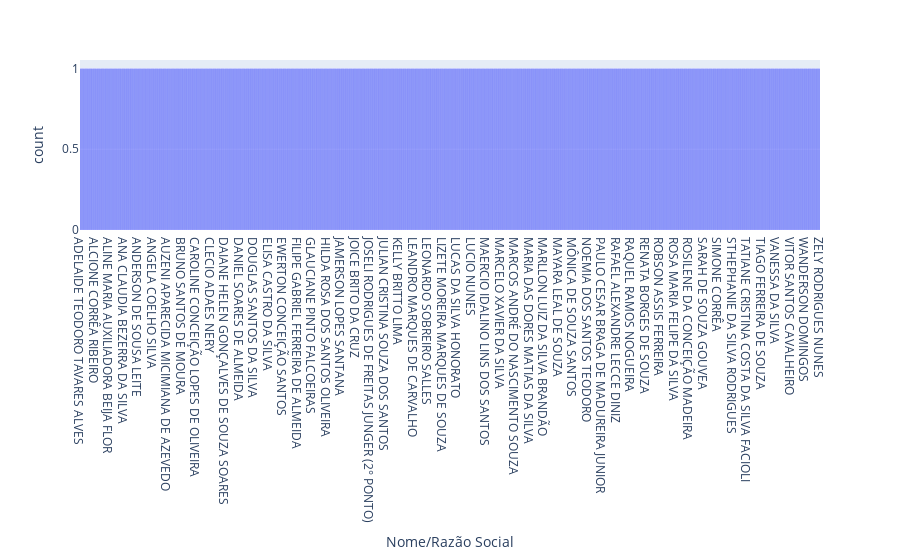
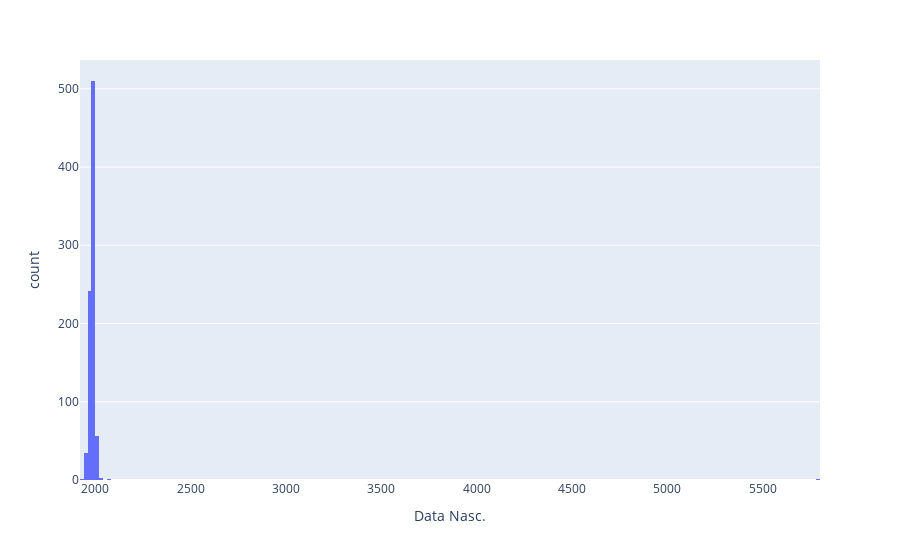
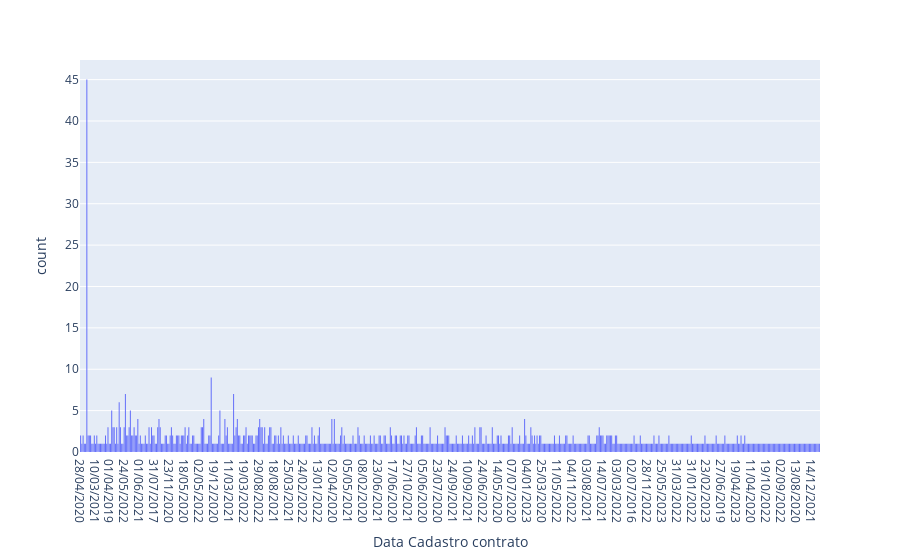
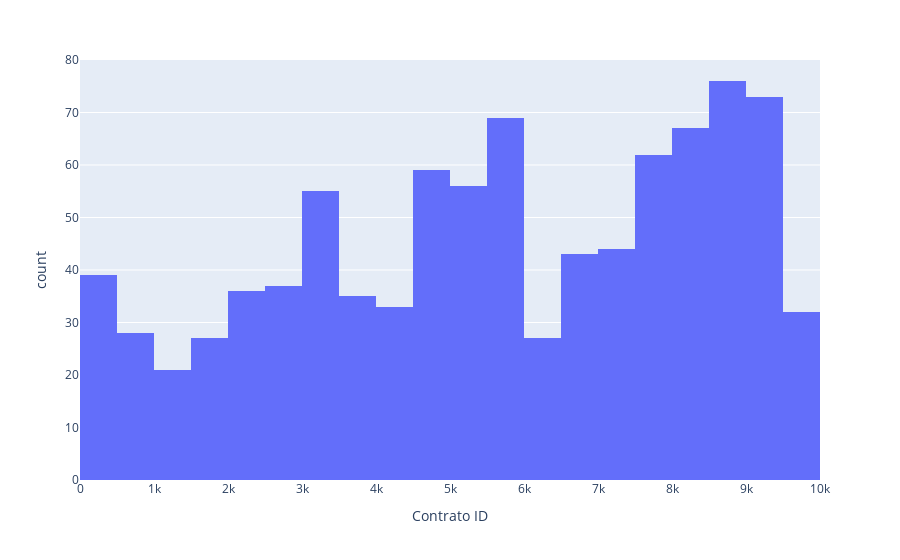

The code cell stored with these charts, in order, in its notebook:
### Markdown cell above
### Como o gráfico vai ajudar?
Nos casos onde você possui dois elementos para comparar os efeitos ficam mais perceptíveis, porém o gráfico nesse caso serve para melhorar mais ainda a visibilidade para alguma apresentação futura.

### Code cell
# Comparar as contagens com os gráficos
import plotly.express as px

# Etapa 1: Criar o gráfico
for coluna in informacoes_dos_clientes:
    grafico = px.histogram(informacoes_dos_clientes, x=coluna)
# Etapa 2: Criar o gráfico
    grafico.show()

### Figure 1 — Plotly figure (JSON) as saved in the notebook; plotly's stock layout.template omitted (floating-point values rounded to 4 significant figures; data arrays with more than 128 entries replaced by an {"elided": "..."} marker saying what was removed)
{"data": [{"alignmentgroup": "True", "bingroup": "x", "hovertemplate": "Nome/Razão Social=%{x}<br>count=%{y}<extra></extra>", "legendgroup": "", "marker": {"color": "#636efa", "pattern": {"shape": ""}}, "name": "", "offsetgroup": "", "orientation": "v", "showlegend": false, "type": "histogram", "x": {"elided": "919 str values"}, "xaxis": "x", "yaxis": "y"}], "layout": {"barmode": "relative", "legend": {"tracegroupgap": 0}, "margin": {"t": 60}, "xaxis": {"anchor": "y", "domain": [0, 1], "title": {"text": "Nome/Razão Social"}}, "yaxis": {"anchor": "x", "domain": [0, 1], "title": {"text": "count"}}}}

### Figure 2 — Plotly figure (JSON) as saved in the notebook; plotly's stock layout.template omitted (floating-point values rounded to 4 significant figures; data arrays with more than 128 entries replaced by an {"elided": "..."} marker saying what was removed)
{"data": [{"alignmentgroup": "True", "bingroup": "x", "hovertemplate": "Data Nasc.=%{x}<br>count=%{y}<extra></extra>", "legendgroup": "", "marker": {"color": "#636efa", "pattern": {"shape": ""}}, "name": "", "offsetgroup": "", "orientation": "v", "showlegend": false, "type": "histogram", "x": {"elided": "919 str values"}, "xaxis": "x", "yaxis": "y"}], "layout": {"barmode": "relative", "legend": {"tracegroupgap": 0}, "margin": {"t": 60}, "xaxis": {"anchor": "y", "domain": [0, 1], "title": {"text": "Data Nasc."}}, "yaxis": {"anchor": "x", "domain": [0, 1], "title": {"text": "count"}}}}

### Figure 3 — Plotly figure (JSON) as saved in the notebook; plotly's stock layout.template omitted (floating-point values rounded to 4 significant figures; data arrays with more than 128 entries replaced by an {"elided": "..."} marker saying what was removed)
{"data": [{"alignmentgroup": "True", "bingroup": "x", "hovertemplate": "Data Cadastro contrato=%{x}<br>count=%{y}<extra></extra>", "legendgroup": "", "marker": {"color": "#636efa", "pattern": {"shape": ""}}, "name": "", "offsetgroup": "", "orientation": "v", "showlegend": false, "type": "histogram", "x": {"elided": "919 str values"}, "xaxis": "x", "yaxis": "y"}], "layout": {"barmode": "relative", "legend": {"tracegroupgap": 0}, "margin": {"t": 60}, "xaxis": {"anchor": "y", "domain": [0, 1], "title": {"text": "Data Cadastro contrato"}}, "yaxis": {"anchor": "x", "domain": [0, 1], "title": {"text": "count"}}}}

### Figure 4 — Plotly figure (JSON) as saved in the notebook; plotly's stock layout.template omitted (floating-point values rounded to 4 significant figures; data arrays with more than 128 entries replaced by an {"elided": "..."} marker saying what was removed)
{"data": [{"alignmentgroup": "True", "bingroup": "x", "hovertemplate": "Contrato ID=%{x}<br>count=%{y}<extra></extra>", "legendgroup": "", "marker": {"color": "#636efa", "pattern": {"shape": ""}}, "name": "", "offsetgroup": "", "orientation": "v", "showlegend": false, "type": "histogram", "x": {"elided": "919 int values"}, "xaxis": "x", "yaxis": "y"}], "layout": {"barmode": "relative", "legend": {"tracegroupgap": 0}, "margin": {"t": 60}, "xaxis": {"anchor": "y", "domain": [0, 1], "title": {"text": "Contrato ID"}}, "yaxis": {"anchor": "x", "domain": [0, 1], "title": {"text": "count"}}}}
